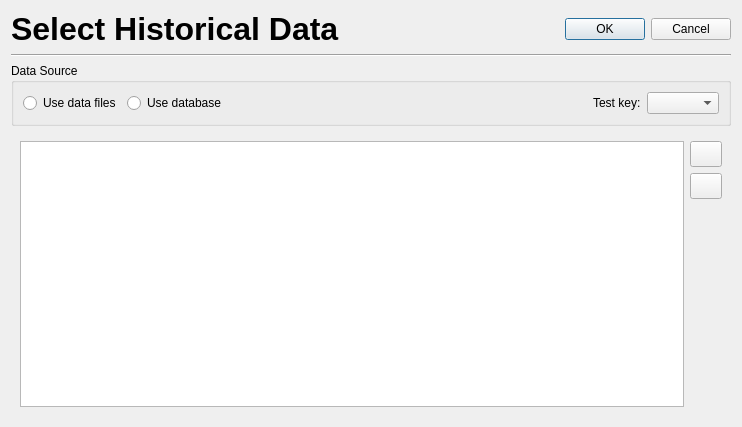
<?xml version="1.0" encoding="UTF-8"?>
<ui version="4.0">
 <class>PATRecipeHistoricalDataGui</class>
 <widget class="QDialog" name="PATRecipeHistoricalDataGui">
  <property name="geometry">
   <rect>
    <x>0</x>
    <y>0</y>
    <width>742</width>
    <height>427</height>
   </rect>
  </property>
  <property name="windowTitle">
   <string>Dialog</string>
  </property>
  <property name="windowIcon">
   <iconset resource="gex.qrc">
    <normaloff>:/gex/icons/gex_application_48x48.png</normaloff>:/gex/icons/gex_application_48x48.png</iconset>
  </property>
  <property name="layoutDirection">
   <enum>Qt::LeftToRight</enum>
  </property>
  <layout class="QGridLayout" name="gridLayout_3">
   <item row="0" column="0">
    <layout class="QHBoxLayout" name="horizontalLayout_2">
     <item>
      <widget class="QLabel" name="TextLabelHeader">
       <property name="font">
        <font>
         <family>Ms Sans Serif</family>
         <pointsize>12</pointsize>
         <weight>75</weight>
         <bold>true</bold>
        </font>
       </property>
       <property name="text">
        <string>&lt;html&gt;&lt;head/&gt;&lt;body&gt;&lt;p&gt;&lt;span style=&quot; font-size:xx-large; color:#000000;&quot;&gt;Select Historical Data&lt;/span&gt;&lt;/p&gt;&lt;/body&gt;&lt;/html&gt;</string>
       </property>
       <property name="textFormat">
        <enum>Qt::RichText</enum>
       </property>
       <property name="alignment">
        <set>Qt::AlignVCenter</set>
       </property>
       <property name="wordWrap">
        <bool>false</bool>
       </property>
      </widget>
     </item>
     <item>
      <spacer name="horizontalSpacer">
       <property name="orientation">
        <enum>Qt::Horizontal</enum>
       </property>
       <property name="sizeHint" stdset="0">
        <size>
         <width>40</width>
         <height>20</height>
        </size>
       </property>
      </spacer>
     </item>
     <item>
      <widget class="QDialogButtonBox" name="buttonBox">
       <property name="sizePolicy">
        <sizepolicy hsizetype="Fixed" vsizetype="Fixed">
         <horstretch>0</horstretch>
         <verstretch>0</verstretch>
        </sizepolicy>
       </property>
       <property name="layoutDirection">
        <enum>Qt::LeftToRight</enum>
       </property>
       <property name="orientation">
        <enum>Qt::Horizontal</enum>
       </property>
       <property name="standardButtons">
        <set>QDialogButtonBox::Cancel|QDialogButtonBox::Ok</set>
       </property>
       <property name="centerButtons">
        <bool>false</bool>
       </property>
      </widget>
     </item>
    </layout>
   </item>
   <item row="1" column="0">
    <widget class="Line" name="line">
     <property name="orientation">
      <enum>Qt::Horizontal</enum>
     </property>
    </widget>
   </item>
   <item row="2" column="0">
    <widget class="QGroupBox" name="groupBox">
     <property name="title">
      <string>Data Source</string>
     </property>
     <property name="flat">
      <bool>false</bool>
     </property>
     <layout class="QGridLayout" name="gridLayout_2">
      <item row="0" column="0">
       <layout class="QHBoxLayout" name="horizontalLayout">
        <item>
         <widget class="QRadioButton" name="radioButtonFromFiles">
          <property name="text">
           <string>Use data files</string>
          </property>
          <attribute name="buttonGroup">
           <string notr="true">buttonGroupDataSource</string>
          </attribute>
         </widget>
        </item>
        <item>
         <widget class="QRadioButton" name="radioButtonFromDatabases">
          <property name="text">
           <string>Use database</string>
          </property>
          <property name="autoExclusive">
           <bool>true</bool>
          </property>
          <attribute name="buttonGroup">
           <string notr="true">buttonGroupDataSource</string>
          </attribute>
         </widget>
        </item>
        <item>
         <spacer name="horizontalSpacer_2">
          <property name="orientation">
           <enum>Qt::Horizontal</enum>
          </property>
          <property name="sizeHint" stdset="0">
           <size>
            <width>40</width>
            <height>20</height>
           </size>
          </property>
         </spacer>
        </item>
        <item>
         <widget class="QLabel" name="labelTestKey">
          <property name="text">
           <string>Test key:</string>
          </property>
         </widget>
        </item>
        <item>
         <widget class="QComboBox" name="comboBoxTestKey"/>
        </item>
       </layout>
      </item>
     </layout>
    </widget>
   </item>
   <item row="3" column="0">
    <widget class="QStackedWidget" name="stackedWidget">
     <property name="currentIndex">
      <number>0</number>
     </property>
     <widget class="QWidget" name="pageFromFiles">
      <layout class="QGridLayout" name="gridLayout">
       <item row="0" column="0">
        <widget class="QListWidget" name="listWidgetDataFiles">
         <property name="sizePolicy">
          <sizepolicy hsizetype="Expanding" vsizetype="Expanding">
           <horstretch>0</horstretch>
           <verstretch>0</verstretch>
          </sizepolicy>
         </property>
         <property name="selectionMode">
          <enum>QAbstractItemView::ExtendedSelection</enum>
         </property>
         <property name="selectionBehavior">
          <enum>QAbstractItemView::SelectRows</enum>
         </property>
        </widget>
       </item>
       <item row="0" column="1">
        <layout class="QVBoxLayout" name="verticalLayout">
         <item>
          <widget class="QPushButton" name="buttonBrowseDataFile">
           <property name="sizePolicy">
            <sizepolicy hsizetype="Fixed" vsizetype="Fixed">
             <horstretch>0</horstretch>
             <verstretch>0</verstretch>
            </sizepolicy>
           </property>
           <property name="minimumSize">
            <size>
             <width>32</width>
             <height>26</height>
            </size>
           </property>
           <property name="maximumSize">
            <size>
             <width>32</width>
             <height>26</height>
            </size>
           </property>
           <property name="toolTip">
            <string>Select your data files</string>
           </property>
           <property name="text">
            <string/>
           </property>
           <property name="icon">
            <iconset resource="../gex.qrc">
             <normaloff>:/gex/icons/file_open.png</normaloff>:/gex/icons/file_open.png</iconset>
           </property>
           <property name="iconSize">
            <size>
             <width>32</width>
             <height>32</height>
            </size>
           </property>
          </widget>
         </item>
         <item>
          <widget class="QPushButton" name="buttonRemoveDataFile">
           <property name="sizePolicy">
            <sizepolicy hsizetype="Fixed" vsizetype="Fixed">
             <horstretch>0</horstretch>
             <verstretch>0</verstretch>
            </sizepolicy>
           </property>
           <property name="minimumSize">
            <size>
             <width>32</width>
             <height>26</height>
            </size>
           </property>
           <property name="maximumSize">
            <size>
             <width>32</width>
             <height>26</height>
            </size>
           </property>
           <property name="toolTip">
            <string>Remove selected data files</string>
           </property>
           <property name="text">
            <string/>
           </property>
           <property name="icon">
            <iconset resource="../gex.qrc">
             <normaloff>:/gex/icons/file_remove.png</normaloff>:/gex/icons/file_remove.png</iconset>
           </property>
           <property name="iconSize">
            <size>
             <width>32</width>
             <height>32</height>
            </size>
           </property>
          </widget>
         </item>
         <item>
          <spacer name="verticalSpacer">
           <property name="orientation">
            <enum>Qt::Vertical</enum>
           </property>
           <property name="sizeHint" stdset="0">
            <size>
             <width>20</width>
             <height>40</height>
            </size>
           </property>
          </spacer>
         </item>
        </layout>
       </item>
      </layout>
     </widget>
     <widget class="QWidget" name="pageFromDatabases">
      <layout class="QGridLayout" name="gridLayout_4">
       <property name="leftMargin">
        <number>0</number>
       </property>
       <property name="topMargin">
        <number>0</number>
       </property>
       <property name="rightMargin">
        <number>0</number>
       </property>
       <property name="bottomMargin">
        <number>0</number>
       </property>
      </layout>
     </widget>
    </widget>
   </item>
  </layout>
 </widget>
 <resources>
  <include location="../gex.qrc"/>
 </resources>
 <connections>
  <connection>
   <sender>buttonBox</sender>
   <signal>accepted()</signal>
   <receiver>PATRecipeHistoricalDataGui</receiver>
   <slot>accept()</slot>
   <hints>
    <hint type="sourcelabel">
     <x>248</x>
     <y>254</y>
    </hint>
    <hint type="destinationlabel">
     <x>157</x>
     <y>274</y>
    </hint>
   </hints>
  </connection>
  <connection>
   <sender>buttonBox</sender>
   <signal>rejected()</signal>
   <receiver>PATRecipeHistoricalDataGui</receiver>
   <slot>reject()</slot>
   <hints>
    <hint type="sourcelabel">
     <x>316</x>
     <y>260</y>
    </hint>
    <hint type="destinationlabel">
     <x>286</x>
     <y>274</y>
    </hint>
   </hints>
  </connection>
 </connections>
 <buttongroups>
  <buttongroup name="buttonGroupDataSource"/>
 </buttongroups>
</ui>
